Frame 1 (no input): blank canvas, image omitted
Frame 60 (the mouse pressed at the canvas centre just before this capture): blank canvas, image omitted
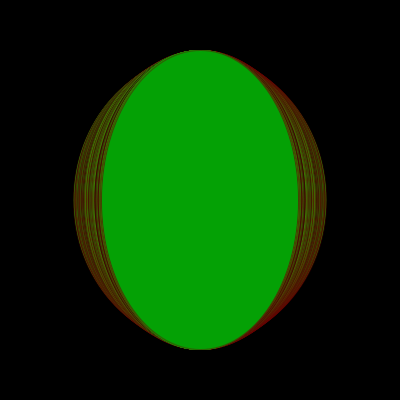
Frame 120 (the mouse held since frame 60 and released just before this capture)

The Processing sketch whose frames 1 and 60 were blank and that drew this single picture after the mouse press (run headless with seeded random() and noise(); from frame 60 on, the mouse is pressed at the canvas centre):

// Processing sketch: processing_99754
// ── processing_99754.pde

float x[] = new float [500];
float y[] = new float [500];
float x1[] = new float [500];
float y1[] = new float [500];
boolean xover = false;
boolean yover = false;
float line[] = new float [100];
int radians = 680;
float [] cos_vals = new float [radians];
float [] sin_vals = new float [radians];
float r = random (30,40);
float angulo=45;
int i=0;
void setup()
{
  size(400,400);
  background(255);
  stroke(100,0,0,100);
  smooth();
}
void draw()
{
  if (mouseX <= 400 && mouseY <= 400)
  {
    xover = true;
    yover = true;
  }
  if (mousePressed)
  {
    i++;
    if(i>= 200)
      i =0;
    //line(mouseX, mouseY, r*cos(i), r * sin (i));
    //ecuacion de circulo;
    x1[i] = mouseX + (100* cos(angulo));
    y1[i] = mouseY +(100* sin(angulo));
    angulo=angulo+0.01;
    fill(random(40),random(255), random(10));
    ellipse(mouseX, mouseY, x1[i], y1[i]);
  }
  else
  {
    background (0);
 
  }
 
}
